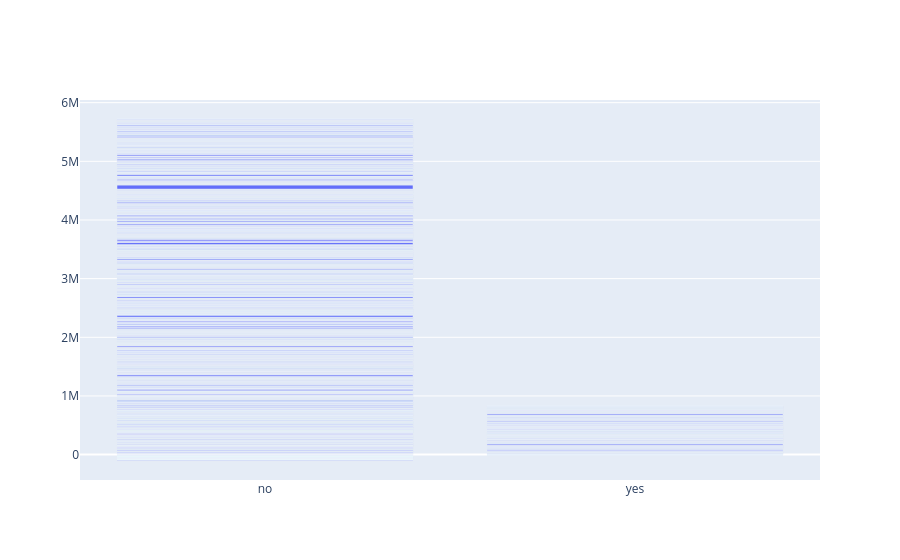

Notebook source saved alongside this figure:
### Code cell
import pandas as pd
df = pd.read_csv('bank.csv', sep=';')
data = [go.Bar(x=df.y,y=df.balance)]
iplot(data)

### Figure 1 — Plotly figure (JSON) as saved in the notebook; plotly's stock layout.template omitted (floating-point values rounded to 4 significant figures; data arrays with more than 128 entries replaced by an {"elided": "..."} marker saying what was removed)
{"data": [{"x": {"elided": "4521 str values"}, "y": {"elided": "4521 int values"}, "type": "bar"}], "layout": {}}
